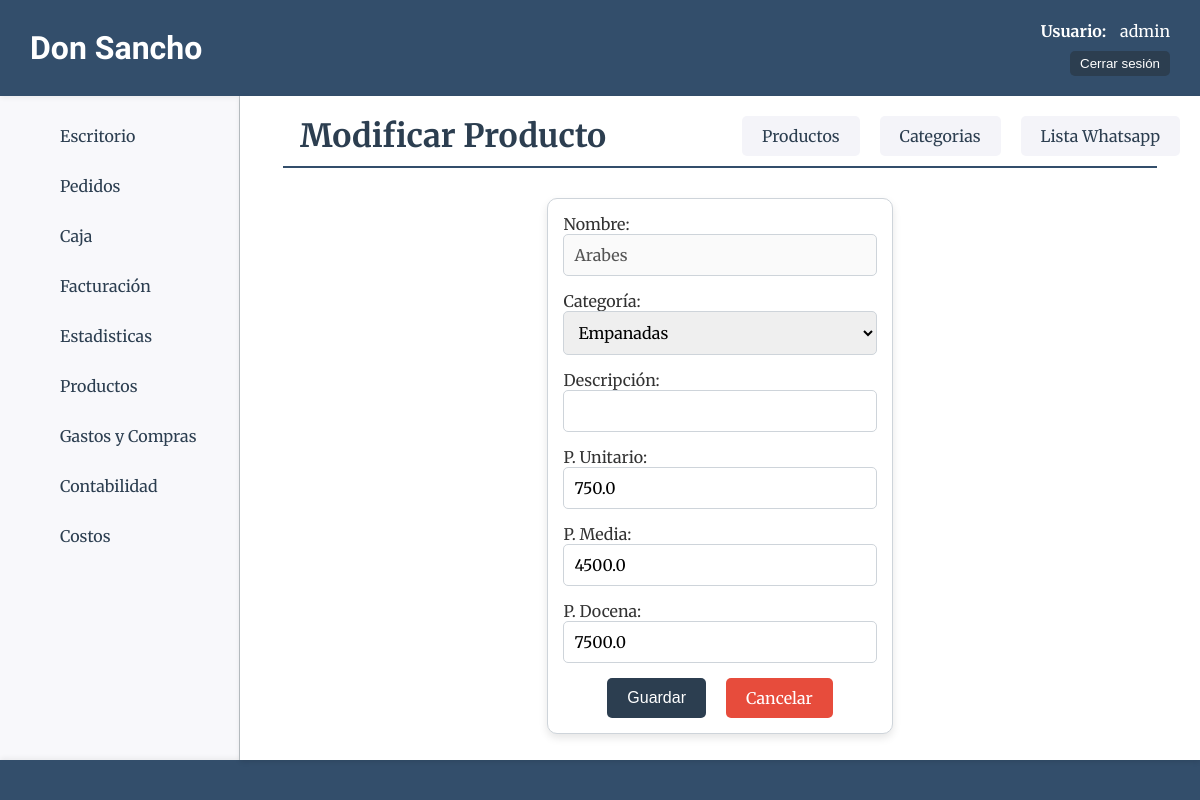
The page /productos/productos/update/12 (signed in) on the database its author committed.
### productos/models.py (models this page shows, shortened)
class Producto(models.Model):
    nombre=models.CharField(max_length=50, verbose_name="Nombre")
    categoria=models.ForeignKey(ProductoCategoria, on_delete=models.CASCADE, verbose_name="Categoría")
    descripcion=models.CharField(max_length=200, blank=True, null=True, verbose_name="Descripción")
    precio_unit=models.FloatField(verbose_name="P. Unitario")
    precio_media=models.FloatField(blank=True, null=True, verbose_name="P. Media")
    precio_doc=models.FloatField(blank=True, null=True, verbose_name="P. Docena")

class ProductoCategoria(models.Model):
    nombre=models.CharField(max_length=50)
    estado=models.BooleanField(default=True)
    def __str__(self):
        return self.nombre

### productos/views.py (the view)
# urls.py: path("productos/update/<int:pk>", views.ProductoUpdate.as_view(), name="productos_update"),
class ProductoUpdate(LoginRequiredMixin, UpdateView):
    model = models.Producto
    form_class = forms.ProductoForm
    success_url = reverse_lazy("productos:home")

### productos/forms.py
class ProductoForm(forms.ModelForm):
    class Meta:
        model = models.Producto
        fields = "__all__"
        widgets = {
            "nombre": forms.TextInput(attrs={"class": "form-control"}),
            "descripcion": forms.TextInput(attrs={"class": "form-control"}),
            "precio_unit": forms.TextInput(attrs={"class": "form-control"}),
            "precio_media": forms.TextInput(attrs={"class": "form-control"}),
            "precio_doc": forms.TextInput(attrs={"class": "form-control"}),
            "categoria": forms.Select(attrs={"class": "form-control"}),
        }
    def __init__(self, *args, **kwargs):
        super().__init__(*args, **kwargs)
        if self.instance.pk:
            self.fields['nombre'].disabled = True

### core/context_processors.py (called while the page is built)
def counter_pedidos(request):
    cant_pedidos = Pedido.objects.all().count()
    cant_entregados = Pedido.objects.filter(estado='entregado').count()
    cant_pendientes = Pedido.objects.filter(estado='pendiente').count()
    cant_reservados = Pedido.objects.filter(estado='reservado').count()
    cant_envios = Pedido.objects.filter(forma_entrega__precio__gt=0).count()
    return {
        'cant_pedidos':cant_pedidos,
        "cant_entregados":cant_entregados,
        "cant_pendientes":cant_pendientes,
        "cant_reservados":cant_reservados,
        "cant_envios":cant_envios
        }

### productos/templates/productos/producto_form.html (shortened to what this page needs)
{% extends 'core/base.html' %}
{% load static %}
{% block css %}
    <link rel="stylesheet" href="{% static 'productos/css/styles.css' %}">
{% endblock css %}
{% block titulo %}
    {% if form.instance.pk %}
        {% include 'core/components/encabezado.html' with titulo_texto="Modificar Producto" %}
    {% else %}
        {% include 'core/components/encabezado.html' with titulo_texto="Crear Producto" %}
    {% endif %}
{% endblock titulo %}
{% block main %}
    <section class="form-container">
        <form class="card" action="" method="post">
            {{ form }}
            <div class="btn-container">
                <button class="btn-success" type="submit">Guardar</button>
                <a class="btn-delete" href="{% url 'productos:home' %}">Cancelar</a>
            </div>
        </form>
    </section>
{% endblock main %}

### core/templates/core/components/header.html (shortened to what this page needs)
<header class="header-container">
    <h1 class="title">Don Sancho</h1>
    {% if user.is_authenticated %}
    <div class="usuario-logout">
        <div class="list-link">
            <span class="usuario-label">Usuario:</span>
            <span class="usuario-nombre">{{ user.username }}</span>
        </div>
        <form action="{% url 'core:logout' %}" method="post">
            <button type="submit" class="btn-logout">Cerrar sesión</button>
        </form>
    </div>
    {% else %}
    <div class="list-link">
        <a class="header-link-app" href="{% url 'core:login' %}">Login</a>
    </div>
    {% endif %}
</header>

### core/static/core/css/styles.css (style rules this page uses)
* { padding: 0; margin: 0; box-sizing: border-box; }
body { font-family: 'Merriweather', serif; color: #333; background-color: #f4f4f9; }
.header-container { background-color: #334e6b; height: 12vh; width: 100%; display: flex; align-items: center; justify-content: space-between; padding: 0 30px; box-shadow: 0 2px 5px rgba(0, 0, 0, 0.1); }
.title { color: #fff; font-family: 'Poetsen One', sans-serif; font-size: 32px; }
.usuario-logout { display: flex; flex-direction: column; align-items: end; }
.list-link { margin-left: 20px; }
.usuario-label { color: #fff; font-weight: bold; margin-right: 10px; }
.usuario-nombre { color: #fff; }
.btn-logout { padding: 5px 10px; background-color: #2C3E50; color: #fff; border: none; border-radius: 5px; cursor: pointer; transition: background-color 0.3s ease; text-decoration: none; }
.list-link { position: relative; margin-bottom: 10px; }
.btn-container { display: flex; justify-content: center; column-gap: 20px; }
.btn-success { padding: 10px 20px; border: none; border-radius: 5px; background-color: #2C3E50; color: #fff; font-size: 16px; cursor: pointer; text-decoration: none; text-align: center; transition: background-color 0.3s ease; }
.btn-delete { background-color: #e74c3c; color: #fff; padding: 10px 20px; border: none; border-radius: 5px; font-size: 16px; cursor: pointer; text-decoration: none; text-align: center; transition: background-color 0.3s ease; }
.card { padding: 15px; border: 1px solid #ced4da; border-radius: 10px; background-color: #ffffff; box-shadow: 0 4px 8px rgba(0, 0, 0, 0.1); }
.form-control { width: 100%; padding: 10px; margin-bottom: 15px; border: 1px solid #ced4da; border-radius: 5px; font-size: 16px; font-family: 'Merriweather', serif; }

### productos/static/productos/css/styles.css (style rules this page uses)
.form-container { width: 100%; height: calc(100vh - 17vh); display: flex; justify-content: center; align-items: center; padding: 20px; }

### rows shown on the page
Producto: nombre "Arabes", categoria "Empanadas", precio_unit "750.0", precio_media "4500.0", precio_doc "7500.0"

### other values the page prints
{{ user.username }} "admin"
{{ titulo_texto }} "Modificar Producto"
